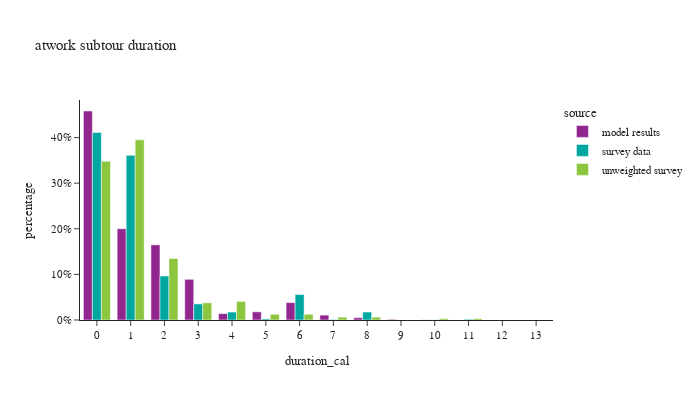

The notebook cell this image was saved under:
### Markdown cell above
## atwork subtours duration

### Code cell
atwork_subtour['duration_cal'] = atwork_subtour['end'] - atwork_subtour['start']

df_plot = atwork_subtour.groupby(['source','duration_cal'])[['tour_weight']].sum().reset_index()
df_plot['percentage'] = df_plot.groupby(['source'], group_keys=False)['tour_weight']. \
    apply(lambda x: x / float(x.sum()))

fig = px.bar(df_plot, x="duration_cal", y="percentage", color="source",barmode="group",
             title="atwork subtour duration")
fig.for_each_annotation(lambda a: a.update(text = a.text.split("=")[-1]))
fig.update_layout(height=400, width=700, yaxis=dict(tickformat=".0%"), xaxis=dict(dtick="1"))
fig.show()

### Figure 1 — Plotly figure (JSON) as saved in the notebook; plotly's stock layout.template omitted (floating-point values rounded to 4 significant figures)
{"data": [{"alignmentgroup": "True", "hovertemplate": "source=model results<br>duration_cal=%{x}<br>percentage=%{y}<extra></extra>", "legendgroup": "model results", "marker": {"color": "#91268F", "pattern": {"shape": ""}}, "name": "model results", "offsetgroup": "model results", "orientation": "v", "showlegend": true, "textposition": "auto", "type": "bar", "x": [0.0, 1.0, 2.0, 3.0, 4.0, 5.0, 6.0, 7.0, 8.0, 9.0, 10.0, 11.0, 12.0, 13.0], "xaxis": "x", "y": [0.4583, 0.2002, 0.1648, 0.08921, 0.01395, 0.0179, 0.03819, 0.0107, 0.005045, 0.001381, 0.0003772, 2.296e-05, 1.64e-05, 3.28e-06], "yaxis": "y"}, {"alignmentgroup": "True", "hovertemplate": "source=survey data<br>duration_cal=%{x}<br>percentage=%{y}<extra></extra>", "legendgroup": "survey data", "marker": {"color": "#00A7A0", "pattern": {"shape": ""}}, "name": "survey data", "offsetgroup": "survey data", "orientation": "v", "showlegend": true, "textposition": "auto", "type": "bar", "x": [0.0, 1.0, 2.0, 3.0, 4.0, 5.0, 6.0, 7.0, 8.0, 10.0, 11.0], "xaxis": "x", "y": [0.411, 0.361, 0.09639, 0.03535, 0.01739, 0.00237, 0.05591, 0.001045, 0.01746, 0.0004001, 0.001689], "yaxis": "y"}, {"alignmentgroup": "True", "hovertemplate": "source=unweighted survey<br>duration_cal=%{x}<br>percentage=%{y}<extra></extra>", "legendgroup": "unweighted survey", "marker": {"color": "#8CC63E", "pattern": {"shape": ""}}, "name": "unweighted survey", "offsetgroup": "unweighted survey", "orientation": "v", "showlegend": true, "textposition": "auto", "type": "bar", "x": [0.0, 1.0, 2.0, 3.0, 4.0, 5.0, 6.0, 7.0, 8.0, 10.0, 11.0], "xaxis": "x", "y": [0.348, 0.395, 0.1348, 0.03762, 0.04075, 0.01254, 0.01254, 0.00627, 0.00627, 0.003135, 0.003135], "yaxis": "y"}], "layout": {"barmode": "group", "height": 400, "legend": {"title": {"text": "source"}, "tracegroupgap": 0}, "title": {"text": "atwork subtour duration"}, "width": 700, "xaxis": {"anchor": "y", "domain": [0.0, 1.0], "dtick": "1", "title": {"text": "duration_cal"}}, "yaxis": {"anchor": "x", "domain": [0.0, 1.0], "tickformat": ".0%", "title": {"text": "percentage"}}}}
